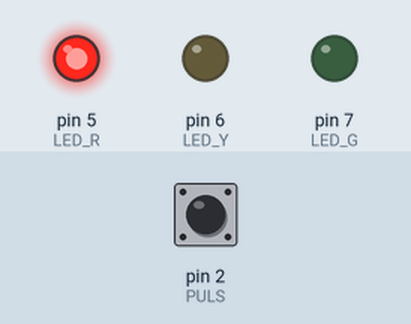
This sketch was run on a simulated Arduino Uno, built with avr-gcc and run on an emulated ATmega328P. Shown: output pins drawn as LEDs (lit = HIGH). Dashed ring = blinking. Inputs (shaded band) come from the test bench; at power-on: pin 2 (PULS) HIGH.

Above: at 1.2 s.
1.3 s: pin 2 (PULS) pulled LOW for 0.15 s
At 3.1 s:
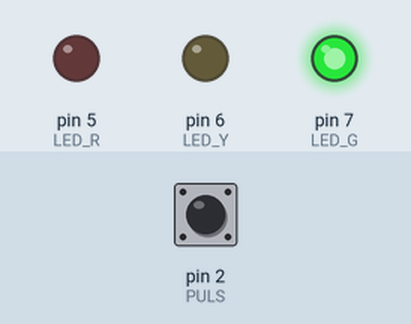
At 8.2 s:
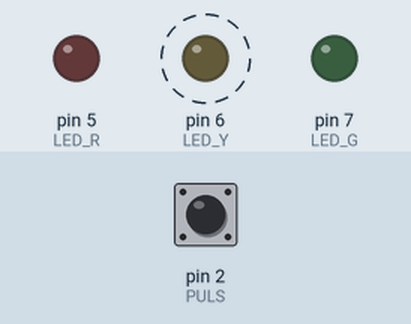
10.4 s: pin 2 (PULS) pulled LOW for 3.2 s
At 19.7 s:
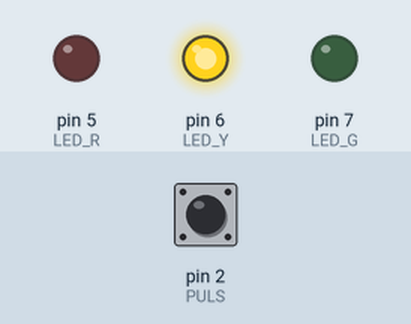
Timing chart, 0 to 21.8 s (numbered marks = the images above; inputs shaded):
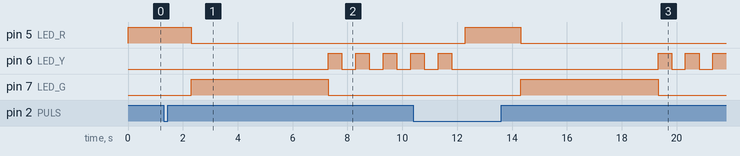

Measured:
- after the input at 1.3 s, pin 5 (LED_R): HIGH → LOW after 1.0 s; pin 6 (LED_Y): alternates HIGH for 0.50 s and LOW for 0.50 s, starting after 6.0 s; pin 7 (LED_G): LOW → HIGH after 1.0 s, → LOW 5.0 s later
- after the input at 10.4 s, pin 7 (LED_G): LOW → HIGH after 3.9 s, → LOW 5.0 s later

The sketch:

P1_Semaforo.ino
```cpp
/*
  ISABA - 2025
  German Bueno y Pol Pavo
  T12 - Encarna Garcia

*/

#define LED_G 7
#define LED_Y 6
#define LED_R 5
#define PULS 2

int estado_pulsador = 0;


void setup() {
  // put your setup code here, to run once:

  //Definimos los pines
  pinMode(LED_G, OUTPUT);
  pinMode(LED_Y, OUTPUT);
  pinMode(LED_R, OUTPUT);
  pinMode(PULS, INPUT_PULLUP);

  //Inicialmente pondremos el semaforo en rojo
  digitalWrite(LED_R, HIGH);
}

void parpadeo_amarillo(){
  digitalWrite(LED_R, LOW);
  digitalWrite(LED_G, LOW);
  for(int i = 0; i < 5; ++i){
    digitalWrite(LED_Y, HIGH);
    delay(500);
    digitalWrite(LED_Y, LOW);
    delay(500);
    }
}

void loop() {
  // put your main code here, to run repeatedly:
  estado_pulsador = digitalRead(PULS);
  //Serial.println(estado_pulsador);
  if(!estado_pulsador){
    delay(1000);
    digitalWrite(LED_R, LOW);
    digitalWrite(LED_G, HIGH);
    delay(5000);
    digitalWrite(LED_G, LOW);
    parpadeo_amarillo();
    digitalWrite(LED_R, HIGH);
    delay(1000);
   } else{
    digitalWrite(LED_R, HIGH);
    }
  delay(20);
}
```
